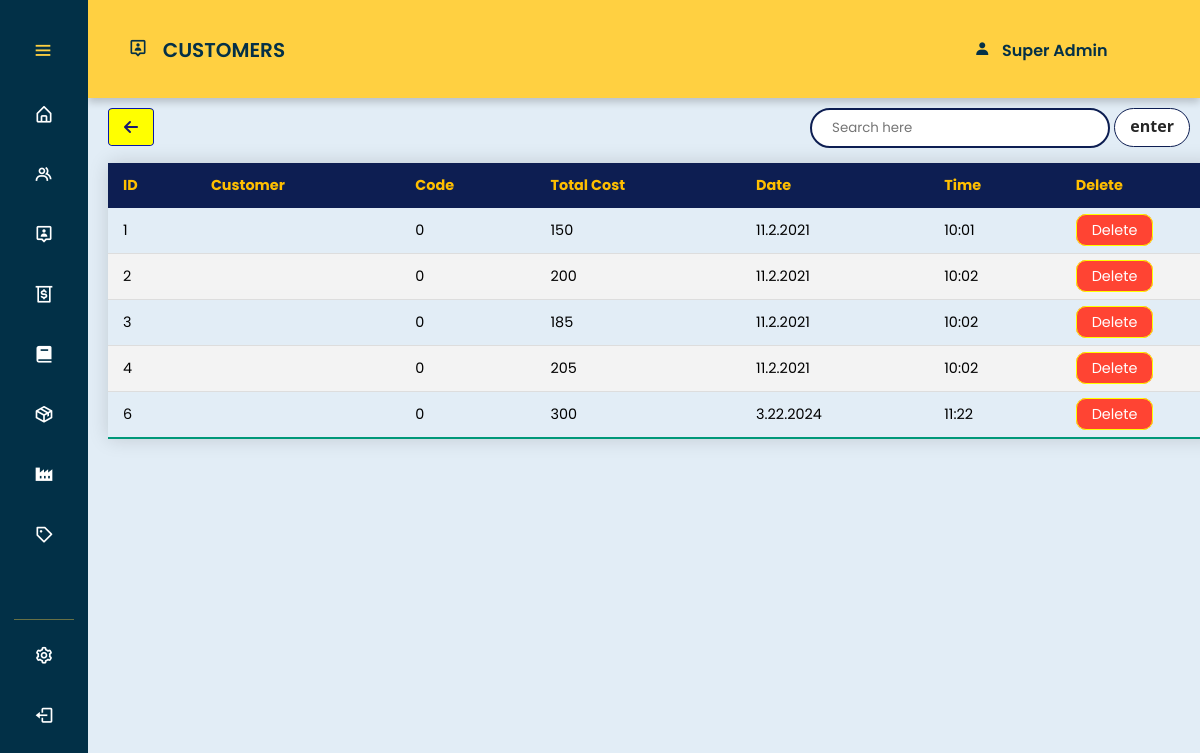
Screenshot of /crm/purchase_history.php with the database file from the repository.
### tables this page shows
CREATE TABLE `purchase_history` (
  `id` int(30) NOT NULL,
  `name` text NOT NULL,
  `code` int(11) NOT NULL,
  `totalcost` float NOT NULL DEFAULT 0,
  `purchase_date` datetime NOT NULL DEFAULT current_timestamp()
);

### crm/purchase_history.php (the view, shortened to what this page needs)
<?php
require_once ('connect/dbcon.php');
?>
<!DOCTYPE html>
<html lang="en">
<head>
  <link rel="stylesheet" href="styles/customerservices.css" />
  <link rel="stylesheet" href="styles/purchase_history.css">
  <link rel="stylesheet" href="https://cdnjs.cloudflare.com/ajax/libs/font-awesome/6.5.2/css/all.min.css"
 />
  <link href='https://unpkg.com/boxicons@2.1.4/css/boxicons.min.css' rel="stylesheet">
</head>
<body>
  <nav class="sidebar close">
    <header>
      <div class="image-text">
      </div>
      <i class='bx bx-menu toggle'></i>
    </header>
    <div class="menu-bar">
      <div class="menu">
        <ul class="menu-links">
          <li class="nav-link">
            <a href="dashboard.html">
              <i class='bx bx-home-alt icon'></i>
            </a>
          </li>
          <li class="nav-link">
            <a href="employee.html">
              <i class='bx bx-group icon'></i>
            </a>
          </li>
          <li class="nav-link">
            <a href="customer.html">
              <i class='bx bx-user-pin icon'></i>
            </a>
          </li>
          <li class="nav-link">
            <a href="sales.html">
              <i class='bx bx-money-withdraw icon'></i>
            </a>
          </li>
          <li class="nav-link">
            <a href="reports.html">
              <i class='bx bxs-book icon'></i>
            </a>
          </li>
          <li class="nav-link">
            <a href="inventory.html">
              <i class='bx bx-package icon'></i>
            </a>
          </li>
          <div class="sidenav-menu">
            <li class="nav-link">
              <i class='bx bxs-factory icon'> </i>
            </li>
          </div>
          <li class="nav-link">
            <a href="purchase.html">
              <i class='bx bx-purchase-tag icon'></i>
            </a>
          </li>
          <div class="bottom-content">
            <hr style="height:1px;opacity:40%;border-width:0;background-color:#FFD041;">
            <li class="nav-link">
              <a href="settings.html">
                <i class='bx bx-cog icon'></i>
              </a>
            </li>
            <li class="nav-link">
              <a href="logout.php">
                <i class='bx bx-log-out icon'></i>
              </a>
            </li>
          </div>
        </ul>
      </div>
    </div>
  </nav>
  <section class="home">
    <div class="userheader">
      <h1> <i class='bx bx-user-pin icon'>&nbsp</i> CUSTOMERS </h1>
      <h2><i class='bx bxs-user usericon'>&nbsp</i> Super Admin </h2>
    </div>
    <div>
      <form method="POST" action="">
        <div class="history-title">
          <a class="button-back-history" href="customer.php"><i class="fa-solid fa-arrow-left"></i></a>
          <div class="search-enter-purchase">
            <input class="search-purchase" placeholder="Search here" name="keyword2">
            <input class="purchase-enter" type="submit" name="search2" value="enter" />
          </div>
        </div>
      </form>
    </div>
    <?php
    if (isset($_POST['search2'])) {
      ?>
    <?php
    $keyword = $_POST['keyword2'];
    $keyword = preg_replace("#[^0-9a-z]#i", "", $keyword);
    $query = $pdoConnect->prepare("SELECT * FROM purchase_history WHERE name LIKE '{$keyword}%' OR code LIKE '{$keyword}%' OR purchase_date LIKE '{$keyword}%'");
    $query->execute();
    if ($query->rowCount() > 0) { ?>
    <table class="content-table">
      <thead>
        <tr>
          <th>ID</th>
          <th>Customer</th>
          <th>Code</th>
          <th>Total Cost</th>
          <th>Date</th>
          <th>Time</th>
          <th>Delete</th>
        </tr>
      </thead>
      <tbody>
        <?php
        while ($row = $query->fetch()) {
          $datetime = $row['purchase_date'];
          $timestamp = strtotime($datetime);
          $date = date('n.j.Y', $timestamp);
          $time = date('H:i', $timestamp);
          ?>
        <tr id="CustomerTable">
          <td>
            <?php echo $id = $row['id']; ?>
          </td>
          <td>
            <?php echo $row['customer']; ?>
          </td>
          <td>
            <?php echo $row['code']; ?>
          </td>
          <td>
            <?php echo $row['totalcost']; ?>
          </td>
          <td>
            <?php echo $date; ?>
          </td>
          <td>
            <?php echo $time; ?>
          </td>
          <?php echo "<td><div class='delete-btn'><a href='purchase_delete.php?id=$id';> Delete</a></div></td>"; ?>
        </tr>
        <?php
        }
    } else {
      ?>
        <table class="content-table">
          <thead>
            <tr>
              <th>ID</th>
              <th>Customer</th>
              <th>Code</th>
              <th>Total Cost</th>
              <th>Date</th>
              <th>Time</th>
              <th>Delete</th>
            </tr>
          </thead>
          <tbody>
            <?php
            $query = $pdoConnect->prepare("SELECT * FROM purchase_history");
            $query->execute();
            while ($row = $query->fetch()) {
              $id = $row['id'];
              $datetime = $row['purchase_date'];
              $timestamp = strtotime($datetime);
              $date = date('n.j.Y', $timestamp);
              $time = date('H:i', $timestamp);
              ?>
            <tr id="CustomerTable">
              <td>
                <?php echo $id ?>
              </td>
              <td>
                <?php echo $row['customer']; ?>
              </td>
              <td>
                <?php echo $row['code']; ?>
              </td>
              <td>
                <?php echo $row['totalcost']; ?>
              </td>
              <td>
                <?php echo $date; ?>
              </td>
              <td>
                <?php echo $time; ?>
              </td>
              <?php echo "<td><div class='delete-btn'><a href='purchase_delete.php?id=$id';> Delete</a></div></td>"; ?>
            </tr>
            <?php
            }
    }
    } else { ?>
            <table class="content-table">
              <thead>
                <tr>
                  <th>ID</th>
                  <th>Customer</th>
                  <th>Code</th>
                  <th>Total Cost</th>
                  <th>Date</th>
                  <th>Time</th>
                  <th>Delete</th>
              </thead>
              <tbody>
                <?php
                $query = $pdoConnect->prepare("SELECT * FROM purchase_history");
                $query->execute();
                while ($row = $query->fetch()) {
                  $id = $row['id'];
                  $datetime = $row['purchase_date'];
                  $timestamp = strtotime($datetime);
                  $date = date('n.j.Y', $timestamp);
                  $time = date('H:i', $timestamp);
                  ?>
                <tr id="CustomerTable">
                  <td>
                    <?php echo $id ?>
                  </td>
                  <td>
                  </td>
                  <td>
                    <?php echo $row['code']; ?>
                  </td>
                  <td>
                    <?php echo $row['totalcost']; ?>
                  </td>
                  <td>
                    <?php echo $date; ?>
                  </td>
                  <td>
                    <?php echo $time; ?>
                  </td>
                  <?php echo "<td><div class='delete-btn'><a href='purchase_delete.php?id=$id';> Delete</a></div> </td>"; ?>
                </tr>
                <?php
                }
    }
    ?>
              </tbody>
            </table>
  </section>
</body>
</html>

### crm/styles/customerservices.css (style rules this page uses)
* { padding: 0; margin: 0; box-sizing: border-box; font-family: 'Poppins', sans-serif; }
body { height: 100vh; background: #e2edf6; }
.sidebar { position: fixed; top: 0; left: 0; height: 100%; width: 250px; padding: 10px 14px; background: #023047; z-index: 100; cursor: pointer; overflow-y: scroll; overflow-x: hidden; }
.sidebar.close { width: 88px; }
.sidebar .menu { margin-top: -45px; }
.sidebar li { height: 50px; margin-top: 10px; list-style: none; display: flex; align-items: center; }
.sidebar li .icon { display: flex; align-items: center; justify-content: center; min-width: 60px; font-size: 20px; }
.sidebar li .icon, .sidebar li .text { color: #fff; }
.sidebar header { position: relative; }
.sidebar header .image-text { display: flex; align-items: center; padding-top: 1rem; }
.sidebar header .toggle { position: absolute; color: #ffd041; top: 60%; left: 90%; font-size: 22px; line-height: 50px; transform: translateY(-50%); cursor: pointer; }
.sidebar li a { text-decoration: none; height: 100%; width: 100%; display: flex; align-items: center; border-radius: 6px; }
.sidebar .menu-bar { height: calc(100% - 60px); display: flex; flex-direction: column; justify-content: space-between; padding-top: 3rem; }
.sidebar.close .toggle { left: 30%; }
.sidenav-menu { width: auto; }
.home { position: relative; height: 100vh; left: 250px; width: calc(100% - 250px); }
.home .userheader { padding: 35px 40px; background-color: #ffd041; box-shadow: 0 4px 8px 0 rgba(0, 0, 0, 0.2); }
.home .userheader h1 { font-size: 20px; font-weight: 600; color: #043047; }
.home .userheader h2 { font-size: 16px; font-weight: 600; color: #043047; margin-left: 82%; margin-top: -27px; }
.sidebar.close ~ .home { left: 88px; width: calc(100% - 88px); }
.bottom-content { margin-top: 60px; }
* { padding: 0; margin: 0; }
.content-table { border-collapse: collapse; margin-top: 15px; font-size: 0.9em; width: 1800px; margin-left: 20px; border-radius: 5px 5px 0 0; overflow-x: hidden; overflow-y: auto; box-shadow: 0 0 20px rgba(0, 0, 0, 0.15); }
.content-table thead tr { background-color: #0d1e52; color: #ffbf00; text-align: left; font-weight: bold; }
.content-table th, .content-table td { padding: 12px 15px; }
.content-table tbody tr { border-bottom: 1px solid #dddddd; }
.content-table tbody tr:nth-of-type(even) { background-color: #f3f3f3; }
.content-table tbody tr:last-of-type { border-bottom: 2px solid #009879; }
.delete-btn a { text-decoration: none; text-align: center; background-color: #ff4433; border: 1px solid yellow; padding-left: 15px; padding-right: 15px; padding-top: 5px; padding-bottom: 5px; color: white; border-radius: 10px; }
@media (max-width: 1868px) { .content-table { width: 1750px; } }
@media (max-width: 1796px) { .content-table { width: 1670px; } }
@media (max-width: 1712px) { .content-table { width: 1590px; } }
@media (max-width: 1616px) { .content-table { width: 1500px; } }
@media (max-width: 1550px) { .content-table { width: 1420px; } }
@media (max-width: 1478px) { .content-table { width: 1400px; } }
@media (max-width: 1445px) { .content-table { width: 1350px; } }
@media (max-width: 1404px) { .content-table { width: 1280px; } }
@media (max-width: 1344px) { .content-table { width: 1220px; } }
@media (max-width: 1286px) { .content-table { width: 1160px; } }
@media (max-width: 1240px) { .content-table { width: 1110px; } }

### rows the page displays
purchase_history: id "1", code "0", totalcost "150", purchase_date "11.2.2021", purchase_date "10:01"
purchase_history: id "2", code "0", totalcost "200", purchase_date "11.2.2021", purchase_date "10:02"
purchase_history: id "3", code "0", totalcost "185", purchase_date "11.2.2021", purchase_date "10:02"
purchase_history: id "4", code "0", totalcost "205", purchase_date "11.2.2021", purchase_date "10:02"
purchase_history: id "6", code "0", totalcost "300", purchase_date "3.22.2024", purchase_date "11:22"
